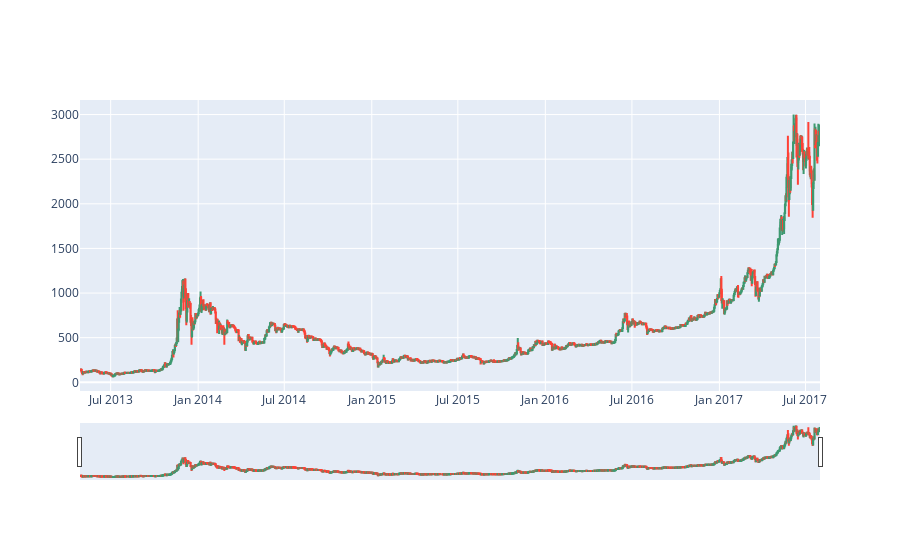

Notebook code for this chart:
### Code cell
fig = go.Figure()

fig.add_trace(go.Candlestick(
    x=btc_df['Date'], 
    open=btc_df['Open'],
    high=btc_df['High'],
    low=btc_df['Low'],
    close=btc_df['Close']
))

### Figure 1 — Plotly figure (JSON) as saved in the notebook; plotly's stock layout.template omitted (floating-point values rounded to 4 significant figures; data arrays with more than 128 entries replaced by an {"elided": "..."} marker saying what was removed)
{"data": [{"close": {"elided": "1556 float values"}, "high": {"elided": "1556 float values"}, "low": {"elided": "1556 float values"}, "open": {"elided": "1556 float values"}, "type": "candlestick", "x": {"elided": "1556 str values"}}], "layout": {}}
